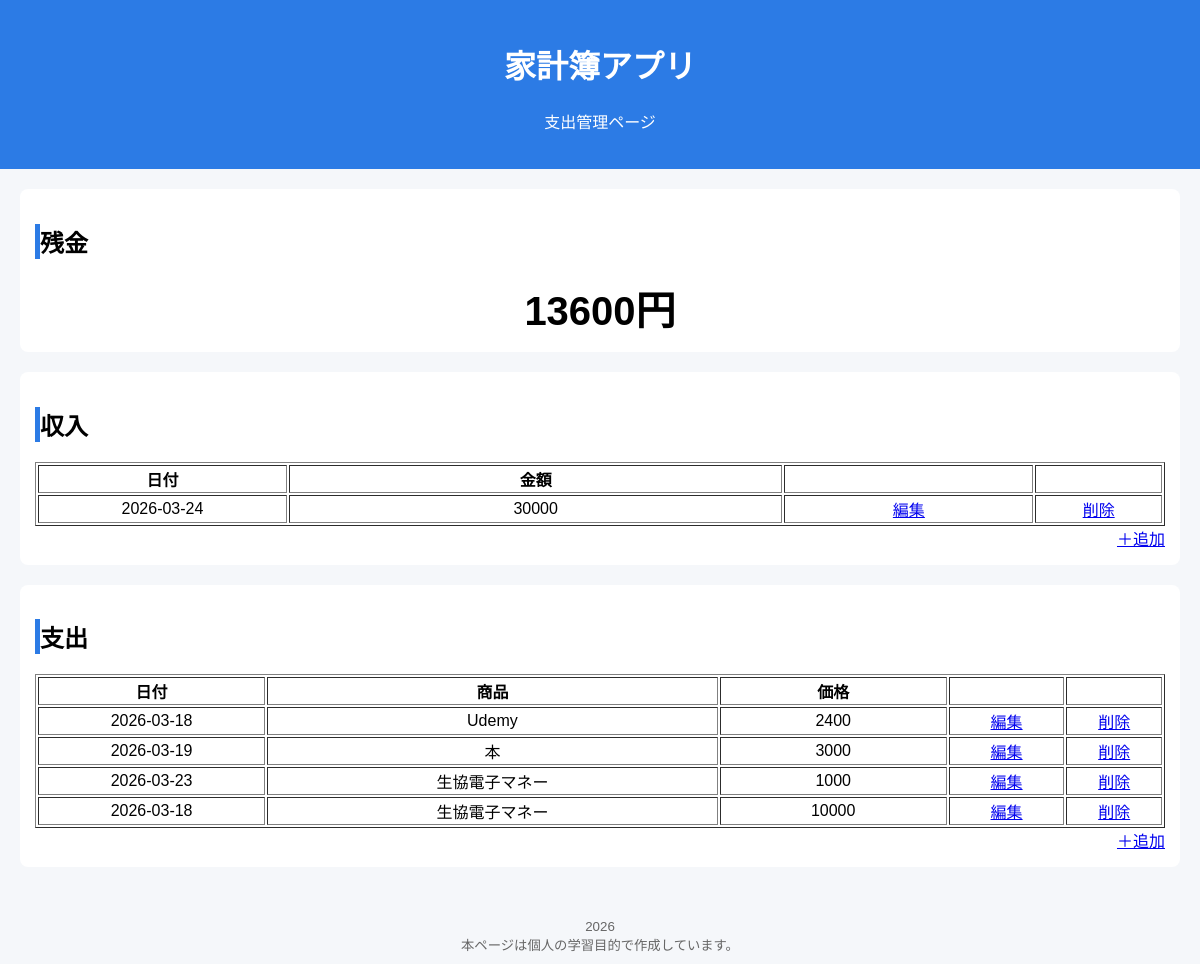
Before: / with the older database file.
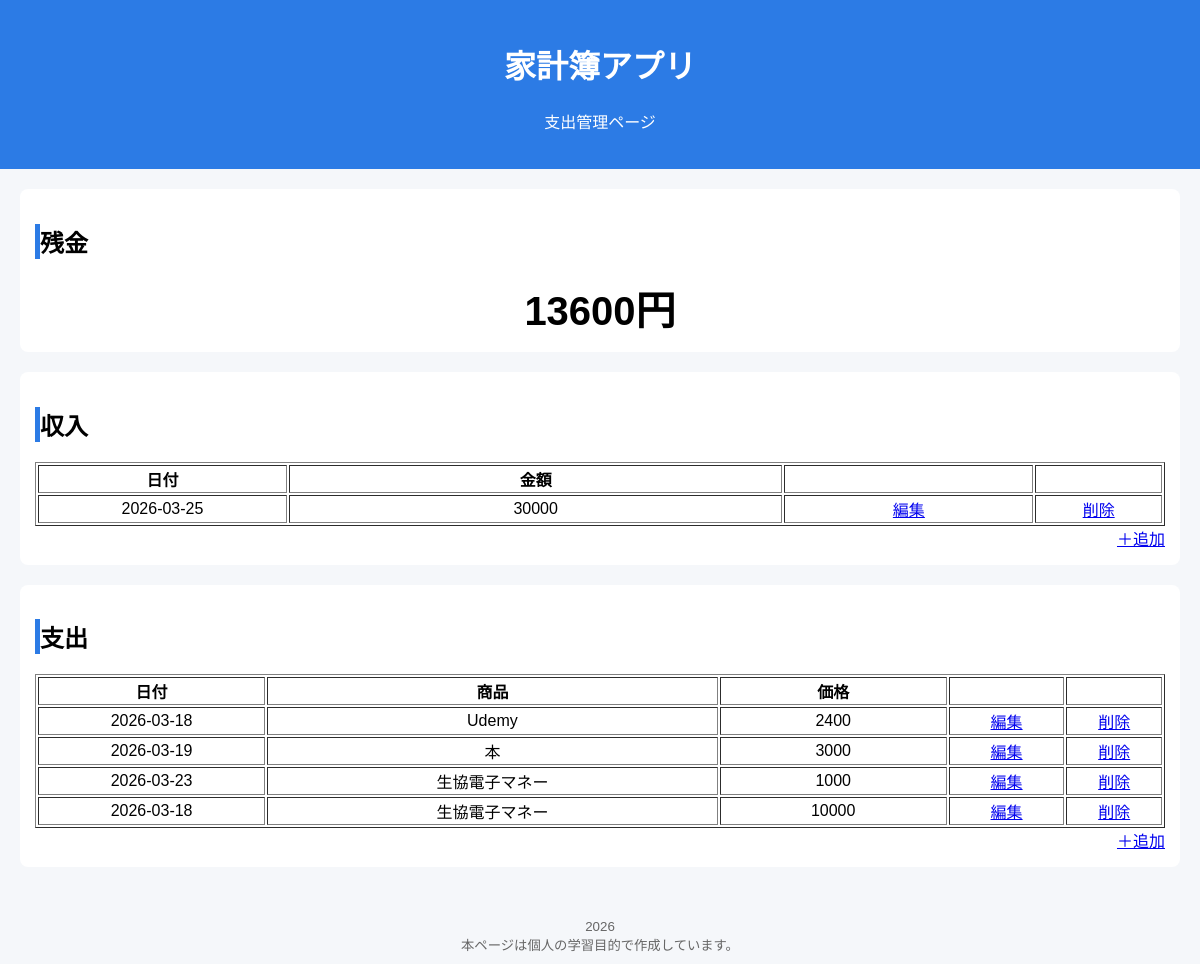
After: the same page with the newer database file.
### tables this page shows
CREATE TABLE income(
id integer primary key autoincrement,
date date not null,
amount integer not null
);

CREATE TABLE "expense"(
id integer primary key autoincrement,
goods text not null,
amount text not null
, date DATE);

### app.py (the view)
@app.route("/")
def top():
    expense_list = get_db().execute("select id,date,goods,amount from expense").fetchall()
    income_list = get_db().execute("select id,date,amount from income").fetchall()
    total_expense = 0
    total_income = 0
    for expense_data in expense_list:
        total_expense += int(expense_data['amount'])
    for income_data in income_list:
        total_income += int(income_data['amount'])
    remaining_amount = total_income - total_expense
    return render_template('index.html',expense_list=expense_list,
                                        income_list=income_list,
                                        remaining_amount=remaining_amount)

### app.py (called while the page is built)
def connect_db():
    rv = sqlite3.connect(DATABASE)
    rv.row_factory = sqlite3.Row
    return rv

def get_db():
    if not hasattr(g,'sqlite_db'):
        g.sqlite_db = connect_db()
    return g.sqlite_db

### templates/index.html
{% extends "base.html" %}
{% block content %}
<header>
    <h1>家計簿アプリ</h1>
    <p>支出管理ページ</p>
</header>
<main>
    <section>
        <h2>残金</h2>
        <p id='remaining_amount'>{{remaining_amount}}円</p>
    </section>
    <section>
        <h2>収入</h2>
            {% if income_list == [] %}
                <p>収入は登録されていません</p>
            {% else %}
                <table border="1">
                    <tr>
                        <th>日付</th>
                        <th>金額</th>
                        <th></th>
                        <th></th>
                    </tr>
                    {% for income in income_list %}
                        <tr>
                            <td>{{income.date}}</td>
                            <td>{{income.amount}}</td>
                            <td>
                                <a href="/income/{{income.id}}/edit" role="button">編集</a>
                            </td>
                            <td>
                                <a href="/income/{{income.id}}/delete" role="button">削除</a>
                            </td>
                        </tr>
                    {% endfor %}
                </table>
            {% endif %}
            <a href="/income/regist" role="button" class="add_btn">＋追加</a>
    </section>
    <section>
        <h2>支出</h2>
            {% if expense_list == [] %}
                <p>支出は登録されていません</p>
            {% else %}
                <table border="1">
                    <tr>
                        <th>日付</th>
                        <th>商品</th>
                        <th>価格</th>
                        <th></th>
                        <th></th>
                    </tr>
                    {% for expense in expense_list %}
                        <tr>
                            <td>{{expense.date}}</td>
                            <td>{{expense.goods}}</td>
                            <td>{{expense.amount}}</td>
                            <td>
                                <a href="/expense/{{expense.id}}/edit" role="button">編集</a>
                            </td>
                            <td>
                                <a href="/expense/{{expense.id}}/delete" role="button">削除</a>
                            </td>
                        </tr>
                    {% endfor %}
                </table>
            {% endif %}
            <a href="/expense/regist" role="button" class="add_btn">＋追加</a>
    </section>
</main>
<footer>
    <small>
        2026<br>
        本ページは個人の学習目的で作成しています。
    </small>
</footer>
{% endblock %}

### templates/base.html (shortened to what this page needs)
<!DOCTYPE html>
<html lang="ja">
<head>
    <link rel="stylesheet" href="{{ url_for('static', filename='style.css') }}">
</head>
<body>
    {% block content %}
    {% endblock %}
</body>
</html>

### static/style.css (style rules this page uses)
body { font-family:sans-serif; background-color:#f5f7fa; margin:0; padding:0; }
header { background-color: #2c7be5; color:white; padding:20px; text-align:center; }
main { padding:20px; }
section { background: white; margin-bottom: 20px; padding: 15px; border-radius: 8px; }
h2 { border-left:5px solid #2c7be5; padding-left:10; }
footer { text-align:center; padding: 10px; color:#666; }
.add_btn { display: block; width: fit-content; margin-left: auto; }
table { width: 100%; table-layout: fixed; text-align: center; }
th:nth-child(1), td:nth-child(1) { width: 20%; }
th:nth-child(2), td:nth-child(2) { width: 40%; }
th:nth-child(3), td:nth-child(3) { width: 20%; }
th:nth-child(4), td:nth-child(4) { width: 10%; }
#remaining_amount { display: block; width: fit-content; margin: 0 auto; font-weight: bold; font-size: 40px; }

Changed rows visible on the page:
changed income: date "2026-03-24" → "2026-03-25"
